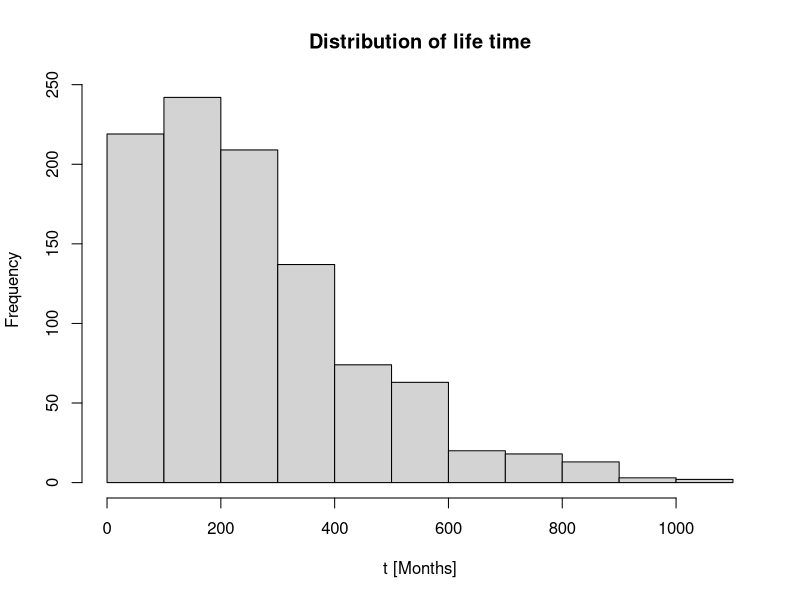
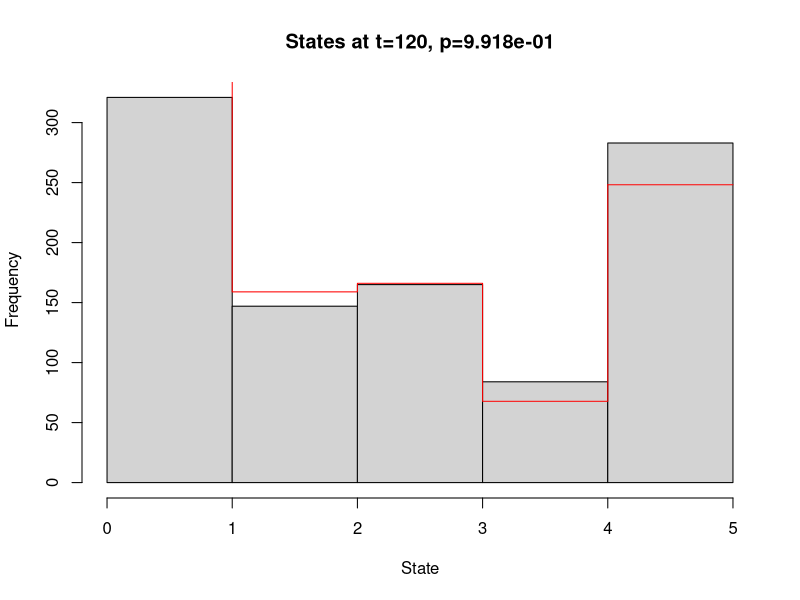
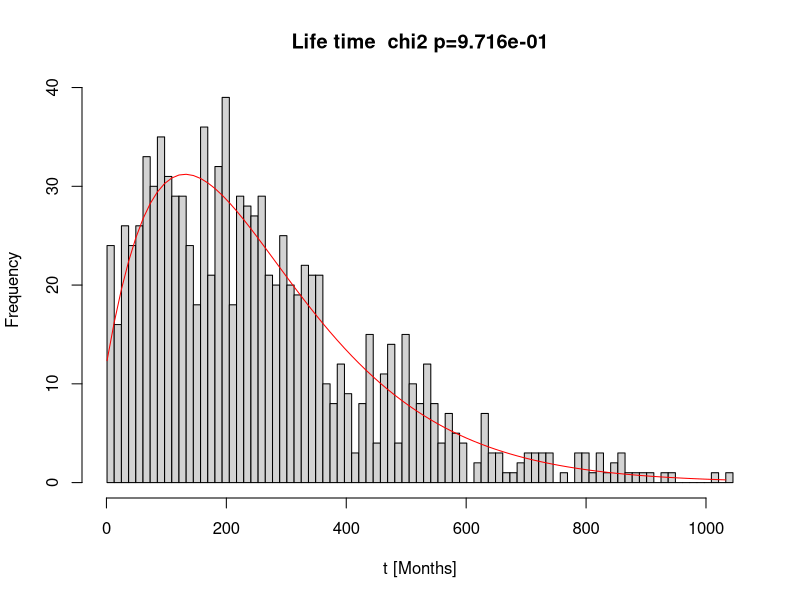

Source code (R) for these figures, in order: (Note: this script raises an error after producing the figures.)
library(expm)

# Task 1 ----------------------------------------------------------------
rm(list=ls())
#Define our P matrix
P = matrix(
  c(0.9915,0.005,0.0025,0     ,0.001,
    0     ,0.986,0.005 ,0.004 ,0.005,
    0     ,0    ,0.992 ,0.003 ,0.005,
    0     ,0    ,0     ,0.991 ,0.009,
    0     ,0    ,0     ,0     ,1    ),
  nrow = 5,
  ncol = 5)
P <- t(P)

N.women = 1000

#create a function that can simulate the women with cancer
simulate.cancer <- function(N.woman=1000, t.max=Inf){
  '
  Simulates the evolution of woman who previously had breast cancer

  Args:
    N.woman : the number of woman to simulate
    t.max : the maximum number of time steps to take. If not specified we will continue until death
    P : Probability matrix, for moving between the states

  Returns:
    states : the time spent in each state for each woman
  '
  #Initialize all woman in state 1
  woman = rep(1,N.woman)
  #Define matrix for saving how long each woman spent in each state
  states = matrix(0, ncol = 5, nrow = N.woman)


  for (i in 1:N.woman){
    #Simulate each woman while either they are still alive, or until the maximum time step t.max, if specified
    t = 0
    while (!(woman[i]>4 || t>t.max)){
      #Update the time spent in the current state
      states[i,woman[i]] = states[i,woman[i]] + 1
      #Get the new state of the i'th woman
      woman[i]=sample(x = c(1:5), size =1, replace =TRUE, prob = P[woman[i],])
      #Update the time step
      t = t + 1
    }
  }
  return(list("states" = states, "woman" = woman))
}

#Run the simulation
simulation1 = simulate.cancer(N.women)

#Number of cases with distant cancer, is all the woman that havn't been in state 2
N.distant = sum(simulation1$states[,2]==0)
#Number of cases with local cancer, is all the woman that haven been in state 2
N.locally = sum(simulation1$states[,2]!=0)

#Calculate the ratio of woman that get the cancer again locally
ratio.locally = N.locally/N.women
sprintf("Proportion of woman for whom the cancer reappers locally is %s",(ratio.locally))

#The life time of each woman can be calculated as the sum of time spent in each state
life.time = rowSums(simulation1$states)

#plot the life time distribution
hist(life.time, main = 'Distribution of life time', xlab = 't [Months]')

# Task 2 ----------------------------------------------------------------
#run the simulator up to t=120
simulation.t120 = simulate.cancer(N.women, t.max = 120)

#Plot the distribution of the states for the different women at t=120, and save the observed densities
observed = hist(simulation.t120$woman, breaks = c(0:5), main='', xlab = 'State')$count


#Calculate the expected distribution
p0 = c(1,0,0,0,0)
expected = p0 %*% (P%^%120)*N.women
#Add the expected distribution to the plot
lines(c(0:4), expected, type="s", col="red")
lines(c(4:5), c(tail(expected[1,],1),tail(expected[1,],1)), col="red")


#Create a function to perform a chi2 test
chi2.test.samples = function(observed, expected){
  'Performs a chi2 test, given a list of observed and expected values'
  n = length(observed)
  t=0
  for (i in 1:n){
    t=t+((observed[i]-expected[i])^2)/expected[i]
  }
  pvalue = pchisq(t,df=n-1)
  return(pvalue)
}

#Perform a chi2 test to compare the emperical distribution to the theoretical
p = chi2.test.samples(observed, expected)
title(sprintf("States at t=120, p=%0.3e",p))
sprintf("P-value for chi2 test between the emperical and expected distribution of states at t=120 is  p=%s",p)



# Task 3 ------------------------------------------------------------------

pt = function(t){
  'Calculate the probability distribution P(T=t) of living t months'
  #Define pi, the initial distribution of states at t=0
  pi = c(1,0,0,0)
  #p0 is the probability of dying at state 1,2,3,4
  p0 = P[1:4,5]
  #Ps is the first 4 rows and columns of P
  Ps = P[1:4,1:4]
  #Create a vector for storing the values
  p = vector()

  #The matrix power operator doesn't support non-scalar input, so we have to calculate the probabilities one by one
  for (i in 1:length(t)){
    p[i] = pi %*% (Ps%^%t[i]) %*% p0
  }
  return(p)
}

#Plot the emperical distribution of life time again, here binned by every year
bins = seq(1,max(life.time)+12,12)
observed = hist(life.time, main = '', xlab = 't [Months]', breaks = bins)$count

#Calculate the expected life time distribution
expected = pt(bins[1:length(bins)-1])* 12 * N.women

#Add the expected distribution as a line on our plot
lines(bins[1:length(bins)-1],expected, col="red")

#Perform a chi2 test to compare the emperical distribution to the theoretical
p = chi2.test.samples(observed, expected)

#Update the title of the histogram with the p-value
title(sprintf('Life time  chi2 p=%0.3e',p))
sprintf("P-value for chi2 test between the emperical and expected distribution of life time is  p=%s",p)



# Task 4 ------------------------------------------------------------------

t.max = Inf

#Initialize all woman in state 1
woman = rep(1,N.woman)
#Define matrix for saving how long each woman spent in each state
states = matrix(0, ncol = 5, nrow = N.woman)

i = 1
while (i <=1000){
  t = 0
  accept = FALSE
  #Simulate each woman while either they are still alive, or until the maximum time step t.max, if specified
  while (!(woman[i]>4 || t>t.max)){
    #Update the time spent in the current state
    states[i,woman[i]] = states[i,woman[i]] + 1
    #Get the new state of the i'th woman
    woman[i]=sample(x = c(1:5), size =1, replace =TRUE, prob = P[woman[i],])
    #Update the time step
    t = t + 1
    if (states[i,1]>12){
      woman[i]=1
      states[i,]=c(0,0,0,0,0)
    }
  }
  #Only accept the woman if she spent less than 12 months in state 1, and lived more than 12 months
  if (states[i,1]<12 && sum(states[i,])>12){
    i = i +1
  } else {
    woman[i]=1
    states[i,]=c(0,0,0,0,0)
  }
}

## Lifetime calculate mean and var
mean(rowSums(states))
var(rowSums(states))
max(rowSums(states))
min(rowSums(states))
sd(rowSums(states))
hist(rowSums(states), xlab='t [months]', main='Distribution of lifetime with requirements')

# Task 5 ------------------------------------------------------------------

#Create variables for saving the fraction and the control variable
fraction = vector()
control = vector()

n = 100

#Run the simulation 100 times
for (i in 1:n){
  #Run a simulation of 200 women until they die
  Sim = simulate.cancer(200,Inf)
  #Record the fraction of women living more than 350 months
  fraction[i] = sum(rowSums(Sim$states)<=350)/200
  #Record the control variable, which is just the mean lifetime
  control[i] = mean(rowSums(Sim$states))
}

#Redefine the variables
X = fraction
Y = control

#calculate mean of the fraction using without the control variable
X_fractionbar = mean(X)
Conf_fraction1 = mean(X) - qt(0.975, df =n-1) * sd(X) / sqrt(n)
Conf_fraction2 = mean(X) + qt(0.975, df =n-1) * sd(X) / sqrt(n)
c(X_fractionbar,Conf_fraction1,Conf_fraction2)



#Define pi, the initial distribution of states at t=0
pi = c(1,0,0,0)
#Ps is the first 4 rows and columns of P
Ps = P[1:4,1:4]
# vector of ones with appropiate dimensions
ones = c(1,1,1,1)
# II is the identity matrix
II = diag(4)
#Calculate the expectation value of the control variable
E = c(pi%*%solve(II-Ps)%*%ones)
#Find the c constant
cs = -cov(fraction,control)/var(control)
#Calculate our estimator of the fraction, using the control variable
Z = fraction + cs*(control-E)
#Find the mean
X_controlbar=mean(Z)

#Calculate the fraction with confidence interval using the control variable method
Conf_control1 = mean(Z) - qt(0.975, df =n-1) * sd(Z) / sqrt(n)
Conf_control2 = mean(Z) + qt(0.975, df =n-1) * sd(Z) / sqrt(n)
c(X_controlbar,Conf_control1,Conf_control2)


#Compare the two variance calculations
var(X)
var(Z)

#print the reduction in variance using the control variable method
reduction = var(X)/var(Z)
print(reduction)
